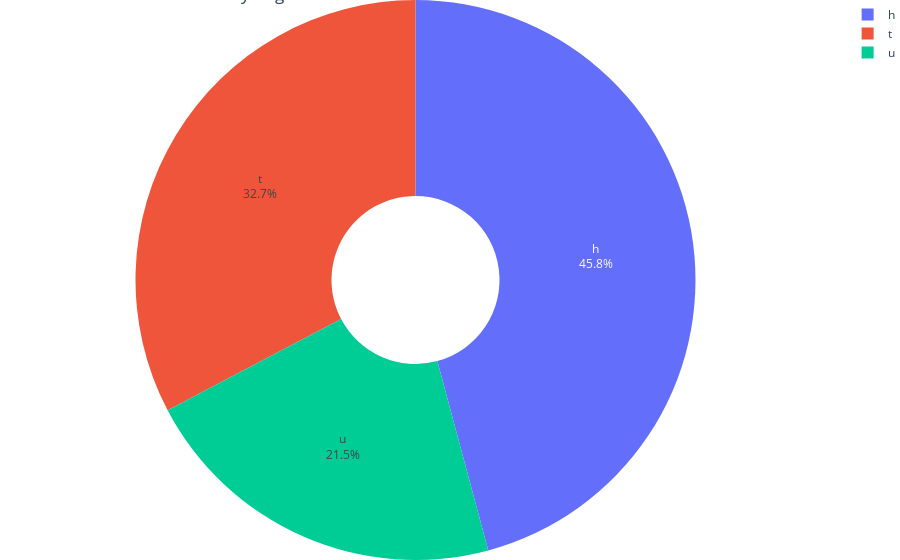

Source (notebook cell):
### Code cell
#Pie chart showing the mean price of property based on the type of property
mean_prices = df.groupby('Type')['Price_USD'].mean()

# Create 3D pie chart
fig = go.Figure(data=[go.Pie(
    labels=mean_prices.index,
    values=mean_prices,
    hole=0.3  # To make it a donut chart, remove this line if you want a standard pie chart
)])

fig.update_traces(textinfo='percent+label')

fig.update_layout(
    title='Mean Price Distribution by Region',
    margin=dict(t=0, b=0, l=0, r=0),
    showlegend=True
)

# Show plot
fig.show()

### Figure 1 — Plotly figure (JSON) as saved in the notebook; plotly's stock layout.template omitted (floating-point values rounded to 4 significant figures)
{"data": [{"hole": 0.3, "labels": ["h", "t", "u"], "textinfo": "percent+label", "type": "pie", "values": [935200.0, 667500.0, 438600.0]}], "layout": {"margin": {"b": 0, "l": 0, "r": 0, "t": 0}, "showlegend": true, "title": {"text": "Mean Price Distribution by Region"}}}
